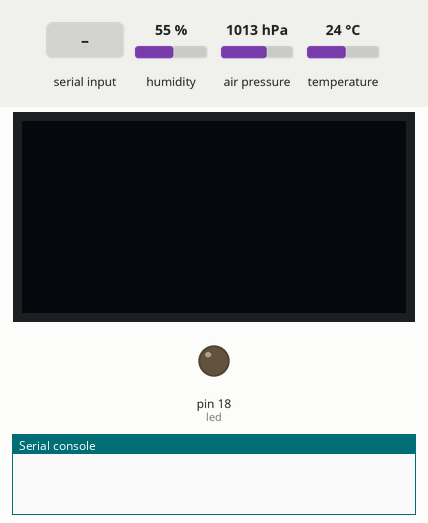
Simulated run of this program. Board: MicroPython board. On the bench: 128×64 one-colour display, output pins drawn as LEDs (lit = HIGH), the last lines printed to the serial console. The test bench sets the inputs (shaded band); at power-on: humidity 55 %, air pressure 1013 hPa, temperature 24 °C. The clock reads 2024-03-15 10:24:30 at power-on unless the program sets it; library files of the repository ran but are not shown: bme280.py.

Above: at 1.2 s.
1.3 s: "0\n" received over the second serial link
At 1.6 s:
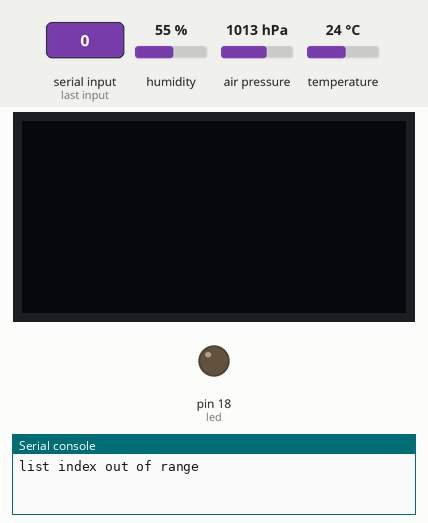
2.8 s: "5\n" received over the second serial link
At 4.0 s:
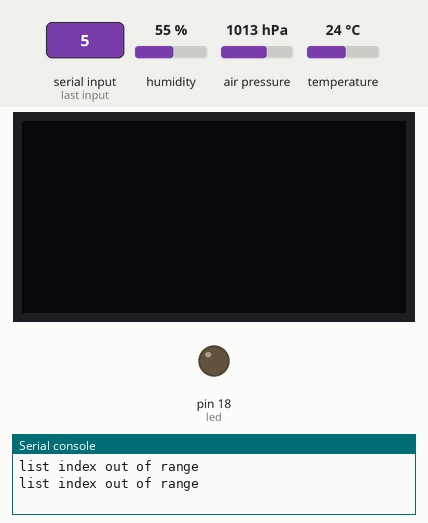
Timing chart, 0 to 5.8 s (numbered marks = the images above; inputs shaded):
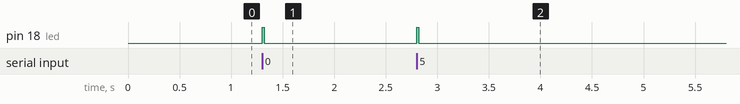

Measured:
- after the input at 1.3 s, pin 18 (led): LOW → HIGH at once, → LOW 0.02 s later
- after the input at 2.8 s, pin 18 (led): LOW → HIGH at once, → LOW 0.02 s later

The program:

measure_local_post.py
```python
from machine import UART
import time
import ssd1306
from machine import I2C
from machine import Pin
import gc
import bme280
import ujson as json
import urequests as requests

sec_interval=90

# set up FARMOS params
public_key='9e854cf677302c41e069d21010d446af'
private_key='f252a12a10446aa5aca878bbee50af22'

# set up WIFI parameters
WIFI_NET = 'Artisan\'s Asylum'
WIFI_PASSWORD = 'learn.make.teach'

base_url='https://wolfesneck.farmos.net/farm/sensor/listener/'
url = base_url+public_key+'?private_key='+private_key
headers = {'Content-type':'application/json', 'Accept':'application/json'}

# function for posting data
def post_data():
    try:
    	r = requests.post(url,data=json.dumps(payload),headers=headers)
    except Exception as e:
	print(e)
	#r.close()
	return "timeout"
    else:
	r.close()
	print('Status', r.status_code)
   	return "posted"

# function for connecting to wifi
def do_connect():
    import network
    sta_if = network.WLAN(network.STA_IF)
    if not sta_if.isconnected():
        print('connecting to network...')
	sta_if.active(False)
        sta_if.active(True)
        sta_if.connect(WIFI_NET, WIFI_PASSWORD)
        while not sta_if.isconnected():
            pass
    print('network config:', sta_if.ifconfig())


baudrate=1200
#baudrate=57600

y_start=0

uart = UART(1, baudrate=baudrate,rx=19,tx=21,timeout=10)

index=0
g=10 # m/s^2
rho=997 # kg/m^3

# set up the display
# i2c == (scl,sda)

i2c = I2C(-1, Pin(14), Pin(2))
oled = ssd1306.SSD1306_I2C(128, 64, i2c)
bme=bme280.BME280(i2c=i2c)


led=Pin(18,Pin.OUT)

#header_text="-- DEMO @ EPA --"

old_time=time.time()

while True:


    a=uart.readline()
    if (a!=None):
        #print(a)
        led.value(True)
        try:


            bme280_params=bme.values
            #print(bme280_params)
            ta=float(bme280_params[0])
            pa=float(bme280_params[1])
            ha=float(bme280_params[2])

            oled.fill(0)
            oled.text("ta: "+str(ta)+" C",0,0)
            oled.text("pa: "+str(pa)+" mbar",0,10)

            ha_string="ha: %.2f" % ha
            oled.text(ha_string,0,20)

            packet_text = str(a, 'ascii')
            #print(packet_text)
            params=packet_text.strip().split(',')
            #print(params)

            tp=float(params[0])
            pp=float(params[1])


            oled.text("tp: "+str(tp)+" C",0,30)
            oled.text("pp: "+str(pp)+ " mbar",0,40)
            delta_p_pa=(pp-pa)*100
            depth_m=delta_p_pa/(rho*g)


            depth_string="dp: %.2f m" % depth_m
            oled.text(depth_string,0,50)
            oled.show()
            if (depth_m>0.):
                print(depth_m)


            current_time=time.time()

            time_diff=current_time-old_time

            print(time_diff)

            if ((time_diff> sec_interval) or (index==0) ):
                index=index+1
                old_time=current_time
                print('post!')
                payload ={"ta": ta,"pa":pa,"ha":ha,"tp":tp,"pp":pp,"dp":depth_m}
                print(payload)

                # connect to network
                do_connect()

                # post the data
                post_data()


        except Exception as e:
            print(e)
        led.value(False)


    #time.sleep(2)
```
